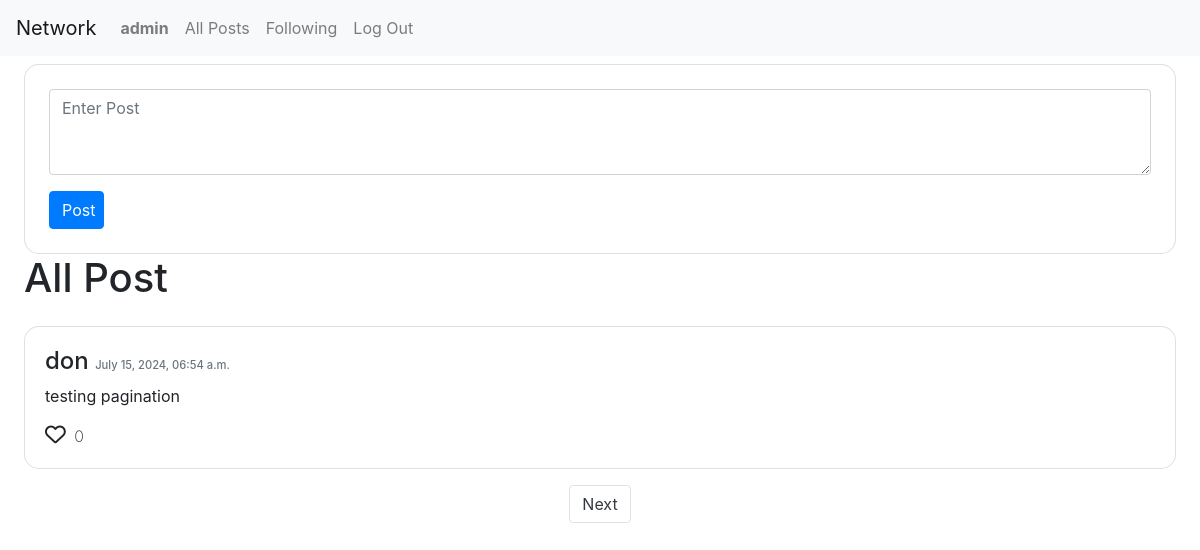
Screenshot of / (signed in) with the database file from the repository.
### network/models.py (models this page shows, shortened)
class User(AbstractUser):
    pass

class Post(models.Model):
    content = models.TextField()
    user= models.ForeignKey('User', on_delete=models.CASCADE, related_name="user_post")
    timestamp= models.DateTimeField(auto_now_add=True)

### network/views.py (the view, shortened to what this page needs)
# urls.py: path("", views.index, name="index"),
def index(request):
    posts = Post.objects.all().order_by("-timestamp")
    page = request.GET.get("page")
    page_posts = paginator(posts,page)
    return render(request, "network/index.html", {
        "page_posts": page_posts,
        })

### network/views.py (called while the page is built)
def paginator(posts, page):
     paginator = Paginator(posts, 1)
     page_posts = paginator.get_page(page)
     return page_posts

### network/templates/network/index.html (shortened to what this page needs)
{% extends "network/layout.html" %} {% block body %}
<div class="py-2 px-4" id="index">
  {% if user.is_authenticated %}
  <form action="{% url 'index' %}" method="post" id="new_post" class="card">
    <div class="form-group">
      <textarea
        class="form-control"
        id="exampleFormControlTextarea1"
        name="content"
        rows="3"
        placeholder="Enter Post"
      ></textarea>
    </div>
    <input class="btn btn-primary" type="submit" value="Post" />
  </form>
  {% endif %}
  <div id="posts" class="d-flex flex-column">
    <h1>All Post</h1>
    {% for post in page_posts %}
    <div class="card mt-3">
      <div class="card-body">
        <h4>
          <a href="{% url "profile" post.user.id %}">{{post.user.username}}</a>
          <span class="text-muted">{{ post.timestamp|date:"F d, Y, H:i a" }}</span>
        </h4>
        <p class="card-text">{{post.content}}</p>
        <a href="#" class="red-link"><i class="fa-regular fa-heart"></i></a>
        <span class="ml-1">0</span>
      </div>
    </div>
    {% endfor %}
    <nav aria-label="Page navigation example" class="mt-3 d-flex justify-content-center">
      <ul class="pagination">
        {% if page_posts.has_next %}
          <li class="page-item"><a class="page-link text-dark" href="?page={{page_posts.next_page_number}} ">Next</a></li>
        {% endif %}
      </ul>
    </nav>
  </div>
</div>
{% endblock %}

### network/templates/network/layout.html (shortened to what this page needs)
{% load static %}
<!DOCTYPE html>
<html lang="en">
  <head>
    <link
      rel="stylesheet"
      href="https://stackpath.bootstrapcdn.com/bootstrap/4.4.1/css/bootstrap.min.css"
    />
    <link href="{% static 'network/styles.css' %}" rel="stylesheet" />
  </head>
  <body>
    <nav class="navbar navbar-expand-lg navbar-light bg-light">
      <a class="navbar-brand" href="{% url "index" %}">Network</a>
      <div>
        <ul class="navbar-nav mr-auto">
          {% if user.is_authenticated %}
          <li class="nav-item">
            <a class="nav-link" href="{% url "profile" user.id %}"
              ><strong>{{ user.username }}</strong></a
            >
          </li>
          {% endif %}
          <li id="allPosts" class="nav-item">
            <a  class="nav-link" href="{% url "posts_route" 'all' %}">All Posts</a>
          </li>
          {% if user.is_authenticated %}
          <li id="fllwnPosts" class="nav-item">
            <a class="nav-link" href="{% url "posts_route" 'following' %}">Following</a>
          </li>
          <li class="nav-item">
            <a class="nav-link" href="{% url 'logout' %}">Log Out</a>
          </li>
          {% endif %}
        </ul>
      </div>
    </nav>
    <div class="body">{% block body %} {% endblock %}</div>
  </body>
</html>

### network/static/network/styles.css (style rules this page uses)
.card { border-radius: 15px; }
div#index form { padding: 1.5rem; }
div#index form input[type='submit'] { width: 5%; }
h4 span.text-muted { font-size: 0.7rem; }
a { text-decoration: none; color: inherit; }
i.fa-heart { font-size: 1.3rem; }
a.red-link + span { font-size: 1rem; font-weight: 200; }

### rows the page displays
User: username "admin"
Post: user.username "don", timestamp "July 15, 2024, 06:54 a.m.", content "testing pagination"
